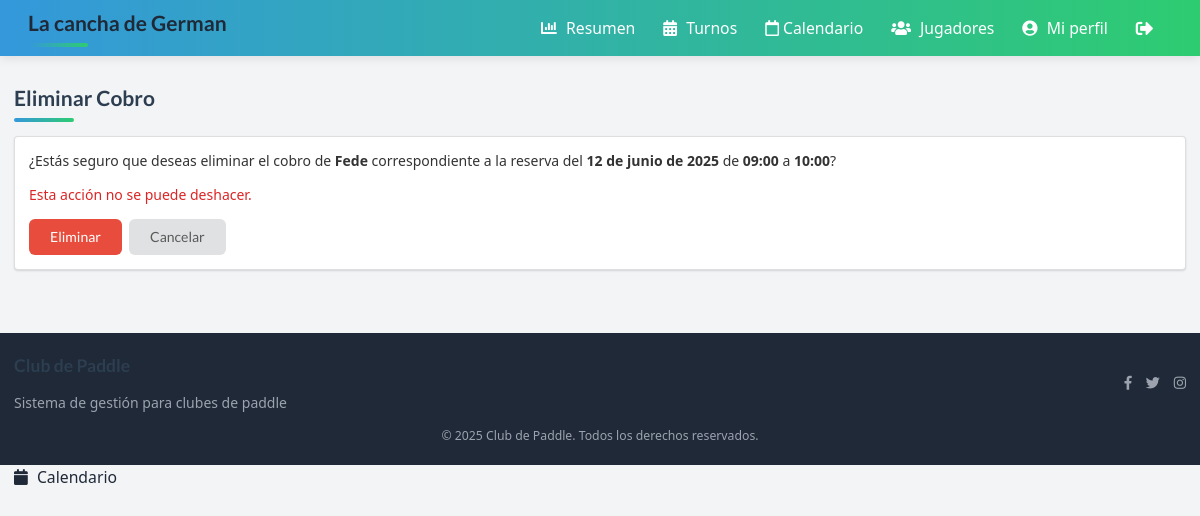
/eliminar-cobro/1/, run on the app's committed database.
### padel_admin/models.py (models this page shows, shortened)
class Cobrament(models.Model):
    reserva = models.ForeignKey(Reserva, on_delete=models.CASCADE)
    jugador = models.ForeignKey(Jugadors, on_delete=models.CASCADE)
    data = models.DateField()
    importe = models.DecimalField(max_digits=9, decimal_places=2)
    recepcionista = models.ForeignKey(Recepcionista, on_delete=models.CASCADE)
    class Meta:
        unique_together = ("reserva", "jugador")

class Jugadors(models.Model):
    id_jugador = models.CharField(primary_key=True, max_length=10)
    nom = models.CharField(max_length=30)
    cognom = models.CharField(max_length=30)
    nivell = models.IntegerField(
        default=1, validators=[MinValueValidator(1), MaxValueValidator(6)]
    )
    telefon = models.CharField(max_length=13)
    email = models.EmailField(max_length=50)
    contrasenya = models.CharField(max_length=30)
    foto = models.ImageField(upload_to="fotos_jugadores/", blank=True, null=True)

class Reserva(models.Model):
    jugador = models.ForeignKey(Jugadors, on_delete=models.CASCADE)
    fecha = models.DateField()
    cancha = models.ForeignKey(Pistes, on_delete=models.CASCADE)
    hora_inicio = models.TimeField()
    hora_fin = models.TimeField()
    recepcionista = models.ForeignKey(
        Recepcionista, on_delete=models.CASCADE, null=True, blank=True
    )
    class Meta:
        unique_together = ("cancha", "fecha", "hora_inicio")

### padel_admin/views.py (the view, shortened to what this page needs)
# urls.py: path("eliminar-cobro/<int:id_cobro>/", views.eliminar_cobro, name="eliminar_cobro"),
def eliminar_cobro(request, id_cobro):
    try:
        cobrament = Cobrament.objects.get(id=id_cobro)
    except Cobrament.DoesNotExist:
        return render(
            request, "lista_cobraments.html", {"mensaje": "Cobro no encontrado."}
        )
    return render(request, "eliminar_cobro.html", {"cobrament": cobrament})

### padel_admin/templates/eliminar_cobro.html (shortened to what this page needs)
{% extends 'base.html' %}
{% block content %}
<h1 class="text-2xl font-bold mb-4">Eliminar Cobro</h1>
<div class="ui segment">
  <p>¿Estás seguro que deseas eliminar el cobro de <strong>{{ cobrament.jugador.nom }} {{ cobrament.jugador.cognom }}</strong> correspondiente a la reserva del <strong>{{ cobrament.reserva.fecha }}</strong> de <strong>{{ cobrament.reserva.hora_inicio }}</strong> a <strong>{{ cobrament.reserva.hora_fin }}</strong>?</p>
  <p class="text-red-600">Esta acción no se puede deshacer.</p>
  <form method="POST">
    <button class="ui red button" type="submit">Eliminar</button>
    <a href="{% url 'lista_cobraments' data=cobrament.reserva.fecha id_jugador=cobrament.jugador.id_jugador %}" class="ui button">Cancelar</a>
  </form>
</div>
{% endblock %}

### padel_admin/static/main.css (style rules this page uses)
:root { --primary-color: #3498db; --secondary-color: #2ecc71; --accent-color: #e74c3c; --text-color: #333; --light-bg: #f8f9fa; --dark-bg: #343a40; }
body { font-family: 'Segoe UI', Tahoma, Geneva, Verdana, sans-serif; color: var(--text-color); background-color: var(--light-bg); }
.ui.button { border-radius: 6px !important; transition: all 0.3s ease !important; font-weight: 500 !important; }
.ui.red.button { background-color: var(--accent-color) !important; }
h1, h2, h3 { color: #2c3e50; font-weight: 600; }
h1 { margin-bottom: 30px; position: relative; padding-bottom: 10px; }
h1:after { content: ''; position: absolute; bottom: 0; left: 0; width: 60px; height: 4px; background: linear-gradient(to right, var(--primary-color), var(--secondary-color)); border-radius: 2px; }

### padel_admin/static/responsive.css (style rules this page uses)
:root { --breakpoint-sm: 640px; --breakpoint-md: 768px; --breakpoint-lg: 1024px; --breakpoint-xl: 1280px; }
@media (hover: none) { .ui.button, a { transition: none !important; } }

### data on the page
Cobrament: jugador.nom "Fede", reserva.fecha "12 de junio de 2025", reserva.hora_inicio "09:00", reserva.hora_fin "10:00"
